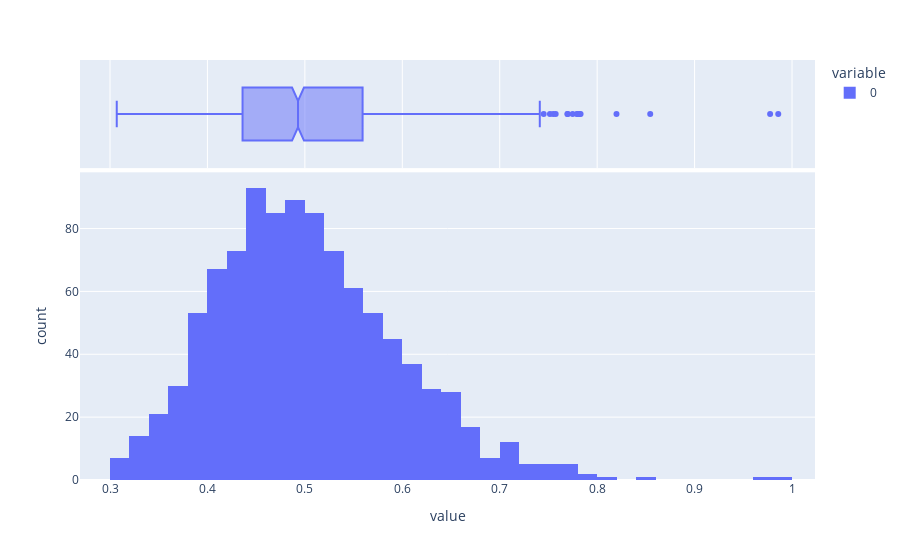

Here is the notebook cell this chart was saved with:
### Code cell
fig = px.histogram(data_ic['Lq']['Amostras'], marginal="box")
fig.show()

### Figure 1 — Plotly figure (JSON) as saved in the notebook; plotly's stock layout.template omitted (floating-point values rounded to 4 significant figures; data arrays with more than 128 entries replaced by an {"elided": "..."} marker saying what was removed)
{"data": [{"alignmentgroup": "True", "bingroup": "x", "hovertemplate": "variable=0<br>value=%{x}<br>count=%{y}<extra></extra>", "legendgroup": "0", "marker": {"color": "#636efa", "pattern": {"shape": ""}}, "name": "0", "offsetgroup": "0", "orientation": "v", "showlegend": true, "type": "histogram", "x": {"elided": "1000 float values"}, "xaxis": "x", "yaxis": "y"}, {"alignmentgroup": "True", "hovertemplate": "variable=0<br>value=%{x}<extra></extra>", "legendgroup": "0", "marker": {"color": "#636efa"}, "name": "0", "notched": true, "offsetgroup": "0", "showlegend": false, "type": "box", "x": {"elided": "1000 float values"}, "xaxis": "x2", "yaxis": "y2"}], "layout": {"barmode": "relative", "legend": {"title": {"text": "variable"}, "tracegroupgap": 0}, "margin": {"t": 60}, "xaxis": {"anchor": "y", "domain": [0, 1], "title": {"text": "value"}}, "xaxis2": {"anchor": "y2", "domain": [0, 1], "matches": "x", "showgrid": true, "showticklabels": false}, "yaxis": {"anchor": "x", "domain": [0, 0.7326], "title": {"text": "count"}}, "yaxis2": {"anchor": "x2", "domain": [0.7426, 1], "matches": "y2", "showgrid": false, "showline": false, "showticklabels": false, "ticks": ""}}}
